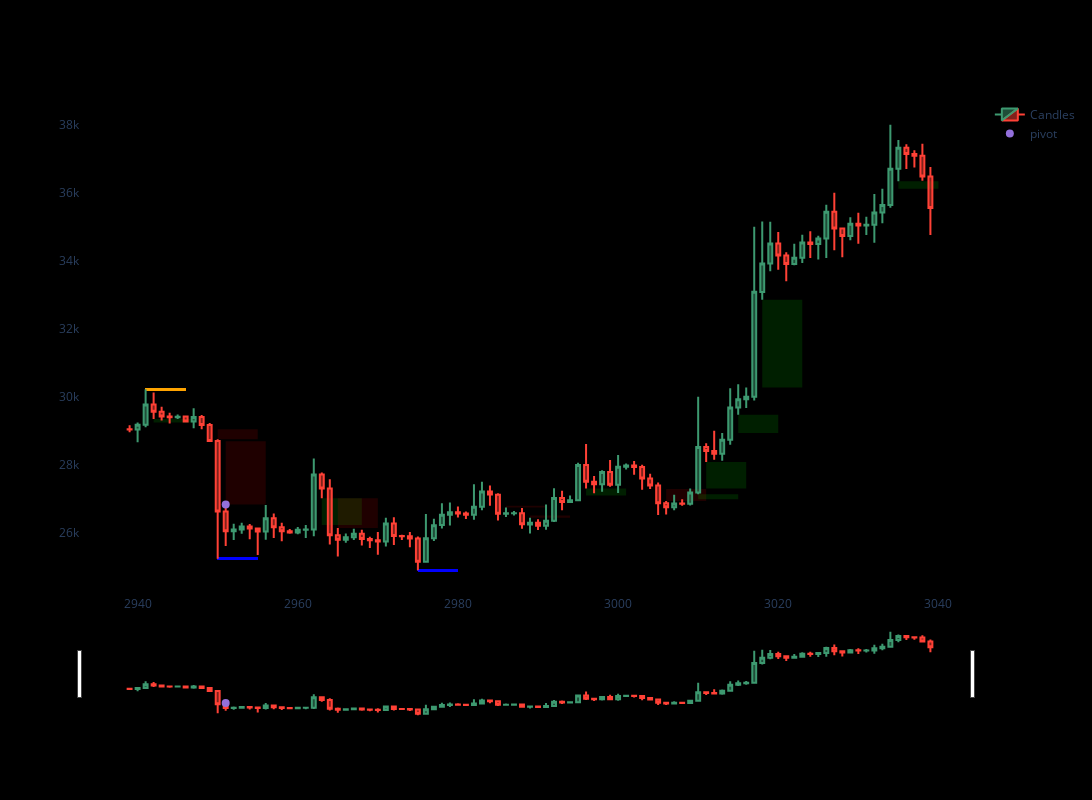

Notebook code cell kept with this figure:
### Markdown cell above
# Plot the Point position of the signal

### Code cell
def pointpos(x):
    if x['break_signal']==2:
        return x['Low']-1e-4
    elif x['break_signal']==1:
        return x['High']+1e-4
    else:
        return np.nan

btc['pointpos'] = btc.apply(lambda row: pointpos(row), axis=1)


strt = len(btc)-600
end = len(btc)-500
fig = plot_fvg_and_key_levels(btc, start_idx=strt, end_idx=end, extension=5)
fig.add_scatter(x=btc.index[strt:end], y=btc['pointpos'][strt:end], mode="markers",
                marker=dict(size=8, color="MediumPurple"),
                name="pivot")
fig.show()

### Figure 1 — Plotly figure (JSON) as saved in the notebook; plotly's stock layout.template omitted (floating-point values rounded to 4 significant figures)
{"data": [{"close": [29040.0, 29180.0, 29770.0, 29560.0, 29420.0, 29400.0, 29420.0, 29280.0, 29410.0, 29170.0, 28700.0, 26630.0, 26050.0, 26100.0, 26190.0, 26130.0, 26040.0, 26430.0, 26160.0, 26050.0, 26010.0, 26090.0, 26100.0, 27720.0, 27310.0, 25930.0, 25790.0, 25870.0, 25970.0, 25820.0, 25780.0, 25750.0, 26280.0, 25910.0, 25900.0, 25830.0, 25150.0, 25840.0, 26230.0, 26530.0, 26600.0, 26570.0, 26530.0, 26760.0, 27220.0, 27120.0, 26560.0, 26580.0, 26580.0, 26250.0, 26300.0, 26210.0, 26360.0, 27030.0, 26910.0, 26960.0, 28000.0, 27500.0, 27430.0, 27790.0, 27410.0, 27950.0, 27980.0, 27930.0, 27600.0, 27390.0, 26870.0, 26750.0, 26860.0, 26850.0, 27190.0, 28520.0, 28410.0, 28330.0, 28740.0, 29680.0, 29920.0, 30000.0, 33090.0, 33920.0, 34510.0, 34150.0, 33910.0, 34090.0, 34530.0, 34490.0, 34660.0, 35440.0, 34950.0, 34730.0, 35090.0, 35040.0, 35060.0, 35420.0, 35640.0, 36710.0, 37320.0, 37140.0, 37090.0, 36480.0, 35550.0], "high": [29160.0, 29250.0, 30220.0, 30130.0, 29710.0, 29530.0, 29480.0, 29450.0, 29670.0, 29460.0, 29230.0, 28750.0, 26830.0, 26270.0, 26300.0, 26260.0, 26140.0, 26820.0, 26570.0, 26290.0, 26120.0, 26170.0, 26230.0, 28180.0, 27780.0, 27580.0, 26140.0, 25980.0, 26120.0, 26090.0, 25880.0, 26030.0, 26440.0, 26460.0, 25940.0, 26020.0, 25890.0, 26560.0, 26410.0, 26870.0, 26890.0, 26780.0, 26630.0, 27430.0, 27500.0, 27390.0, 27160.0, 26740.0, 26640.0, 26730.0, 26440.0, 26400.0, 26830.0, 27310.0, 27240.0, 27100.0, 28060.0, 28610.0, 27670.0, 27840.0, 28140.0, 28290.0, 28040.0, 28110.0, 28000.0, 27740.0, 27480.0, 26940.0, 27120.0, 26990.0, 27300.0, 30000.0, 28640.0, 29000.0, 28940.0, 30250.0, 30370.0, 30280.0, 35000.0, 35160.0, 35140.0, 34840.0, 34250.0, 34500.0, 34760.0, 34870.0, 34730.0, 35650.0, 36000.0, 34950.0, 35280.0, 35410.0, 35290.0, 35960.0, 36110.0, 38000.0, 37550.0, 37420.0, 37250.0, 37440.0, 36760.0], "low": [28960.0, 28660.0, 29100.0, 29340.0, 29310.0, 29210.0, 29350.0, 29250.0, 29070.0, 29050.0, 28690.0, 25230.0, 25610.0, 25790.0, 25980.0, 25810.0, 25350.0, 25800.0, 25850.0, 25750.0, 25970.0, 25960.0, 25850.0, 25900.0, 27020.0, 25660.0, 25310.0, 25710.0, 25790.0, 25630.0, 25550.0, 25360.0, 25600.0, 25640.0, 25790.0, 25580.0, 24900.0, 25120.0, 25760.0, 26130.0, 26210.0, 26450.0, 26410.0, 26380.0, 26670.0, 26800.0, 26360.0, 26470.0, 26510.0, 26120.0, 25980.0, 26080.0, 26090.0, 26320.0, 26660.0, 26880.0, 26960.0, 27300.0, 27160.0, 27210.0, 27360.0, 27170.0, 27860.0, 27710.0, 27270.0, 27290.0, 26520.0, 26540.0, 26660.0, 26800.0, 26810.0, 27140.0, 28080.0, 28150.0, 28120.0, 28590.0, 29480.0, 29670.0, 29890.0, 32850.0, 33690.0, 33740.0, 33400.0, 33870.0, 33940.0, 34080.0, 34040.0, 34080.0, 34310.0, 34100.0, 34600.0, 34500.0, 34750.0, 34530.0, 35100.0, 35560.0, 36330.0, 36700.0, 36740.0, 36350.0, 34760.0], "name": "Candles", "open": [29050.0, 29040.0, 29180.0, 29770.0, 29560.0, 29420.0, 29400.0, 29420.0, 29280.0, 29410.0, 29170.0, 28700.0, 26630.0, 26050.0, 26100.0, 26190.0, 26130.0, 26040.0, 26430.0, 26160.0, 26050.0, 26010.0, 26090.0, 26100.0, 27720.0, 27310.0, 25930.0, 25800.0, 25870.0, 25970.0, 25820.0, 25780.0, 25750.0, 26280.0, 25910.0, 25900.0, 25830.0, 25150.0, 25840.0, 26230.0, 26530.0, 26600.0, 26570.0, 26530.0, 26760.0, 27220.0, 27120.0, 26560.0, 26580.0, 26580.0, 26250.0, 26300.0, 26210.0, 26360.0, 27030.0, 26910.0, 26960.0, 28000.0, 27500.0, 27430.0, 27790.0, 27410.0, 27950.0, 27980.0, 27930.0, 27600.0, 27390.0, 26870.0, 26750.0, 26860.0, 26850.0, 27190.0, 28520.0, 28410.0, 28330.0, 28730.0, 29680.0, 29930.0, 30000.0, 33080.0, 33920.0, 34500.0, 34150.0, 33910.0, 34090.0, 34530.0, 34490.0, 34660.0, 35440.0, 34950.0, 34730.0, 35090.0, 35040.0, 35060.0, 35420.0, 35640.0, 36700.0, 37320.0, 37140.0, 37090.0, 36480.0], "type": "candlestick", "x": [2939, 2940, 2941, 2942, 2943, 2944, 2945, 2946, 2947, 2948, 2949, 2950, 2951, 2952, 2953, 2954, 2955, 2956, 2957, 2958, 2959, 2960, 2961, 2962, 2963, 2964, 2965, 2966, 2967, 2968, 2969, 2970, 2971, 2972, 2973, 2974, 2975, 2976, 2977, 2978, 2979, 2980, 2981, 2982, 2983, 2984, 2985, 2986, 2987, 2988, 2989, 2990, 2991, 2992, 2993, 2994, 2995, 2996, 2997, 2998, 2999, 3000, 3001, 3002, 3003, 3004, 3005, 3006, 3007, 3008, 3009, 3010, 3011, 3012, 3013, 3014, 3015, 3016, 3017, 3018, 3019, 3020, 3021, 3022, 3023, 3024, 3025, 3026, 3027, 3028, 3029, 3030, 3031, 3032, 3033, 3034, 3035, 3036, 3037, 3038, 3039]}, {"marker": {"color": "MediumPurple", "size": 8}, "mode": "markers", "name": "pivot", "type": "scatter", "x": [2939, 2940, 2941, 2942, 2943, 2944, 2945, 2946, 2947, 2948, 2949, 2950, 2951, 2952, 2953, 2954, 2955, 2956, 2957, 2958, 2959, 2960, 2961, 2962, 2963, 2964, 2965, 2966, 2967, 2968, 2969, 2970, 2971, 2972, 2973, 2974, 2975, 2976, 2977, 2978, 2979, 2980, 2981, 2982, 2983, 2984, 2985, 2986, 2987, 2988, 2989, 2990, 2991, 2992, 2993, 2994, 2995, 2996, 2997, 2998, 2999, 3000, 3001, 3002, 3003, 3004, 3005, 3006, 3007, 3008, 3009, 3010, 3011, 3012, 3013, 3014, 3015, 3016, 3017, 3018, 3019, 3020, 3021, 3022, 3023, 3024, 3025, 3026, 3027, 3028, 3029, 3030, 3031, 3032, 3033, 3034, 3035, 3036, 3037, 3038], "y": [NaN, NaN, NaN, NaN, NaN, NaN, NaN, NaN, NaN, NaN, NaN, NaN, 26830.0, NaN, NaN, NaN, NaN, NaN, NaN, NaN, NaN, NaN, NaN, NaN, NaN, NaN, NaN, NaN, NaN, NaN, NaN, NaN, NaN, NaN, NaN, NaN, NaN, NaN, NaN, NaN, NaN, NaN, NaN, NaN, NaN, NaN, NaN, NaN, NaN, NaN, NaN, NaN, NaN, NaN, NaN, NaN, NaN, NaN, NaN, NaN, NaN, NaN, NaN, NaN, NaN, NaN, NaN, NaN, NaN, NaN, NaN, NaN, NaN, NaN, NaN, NaN, NaN, NaN, NaN, NaN, NaN, NaN, NaN, NaN, NaN, NaN, NaN, NaN, NaN, NaN, NaN, NaN, NaN, NaN, NaN, NaN, NaN, NaN, NaN, NaN]}], "layout": {"height": 800, "paper_bgcolor": "black", "plot_bgcolor": "black", "shapes": [{"fillcolor": "rgba(0, 255, 0, 0.3)", "layer": "below", "line": {"width": 0}, "opacity": 0.4, "type": "rect", "x0": 2942, "x1": 2947, "y0": 29246, "y1": 29340.0}, {"fillcolor": "rgba(255, 0, 0, 0.3)", "layer": "below", "line": {"width": 0}, "opacity": 0.4, "type": "rect", "x0": 2950, "x1": 2955, "y0": 29050.0, "y1": 28750.0}, {"fillcolor": "rgba(255, 0, 0, 0.3)", "layer": "below", "line": {"width": 0}, "opacity": 0.4, "type": "rect", "x0": 2951, "x1": 2956, "y0": 28690.0, "y1": 26830.0}, {"fillcolor": "rgba(0, 255, 0, 0.3)", "layer": "below", "line": {"width": 0}, "opacity": 0.4, "type": "rect", "x0": 2963, "x1": 2968, "y0": 26230.0, "y1": 27020.0}, {"fillcolor": "rgba(255, 0, 0, 0.3)", "layer": "below", "line": {"width": 0}, "opacity": 0.4, "type": "rect", "x0": 2965, "x1": 2970, "y0": 27020.0, "y1": 26140.0}, {"fillcolor": "rgba(255, 0, 0, 0.3)", "layer": "below", "line": {"width": 0}, "opacity": 0.4, "type": "rect", "x0": 2986, "x1": 2991, "y0": 26800.0, "y1": 26740.0}, {"fillcolor": "rgba(255, 0, 0, 0.3)", "layer": "below", "line": {"width": 0}, "opacity": 0.4, "type": "rect", "x0": 2989, "x1": 2994, "y0": 26513, "y1": 26440.0}, {"fillcolor": "rgba(0, 255, 0, 0.3)", "layer": "below", "line": {"width": 0}, "opacity": 0.4, "type": "rect", "x0": 2996, "x1": 3001, "y0": 27100.0, "y1": 27300.0}, {"fillcolor": "rgba(255, 0, 0, 0.3)", "layer": "below", "line": {"width": 0}, "opacity": 0.4, "type": "rect", "x0": 3006, "x1": 3011, "y0": 27290.0, "y1": 26940.0}, {"fillcolor": "rgba(0, 255, 0, 0.3)", "layer": "below", "line": {"width": 0}, "opacity": 0.4, "type": "rect", "x0": 3010, "x1": 3015, "y0": 26990.0, "y1": 27140.0}, {"fillcolor": "rgba(0, 255, 0, 0.3)", "layer": "below", "line": {"width": 0}, "opacity": 0.4, "type": "rect", "x0": 3011, "x1": 3016, "y0": 27300.0, "y1": 28080.0}, {"fillcolor": "rgba(0, 255, 0, 0.3)", "layer": "below", "line": {"width": 0}, "opacity": 0.4, "type": "rect", "x0": 3015, "x1": 3020, "y0": 28940.0, "y1": 29480.0}, {"fillcolor": "rgba(0, 255, 0, 0.3)", "layer": "below", "line": {"width": 0}, "opacity": 0.4, "type": "rect", "x0": 3018, "x1": 3023, "y0": 30275, "y1": 32850.0}, {"fillcolor": "rgba(0, 255, 0, 0.3)", "layer": "below", "line": {"width": 0}, "opacity": 0.4, "type": "rect", "x0": 3035, "x1": 3040, "y0": 36110.0, "y1": 36330.0}, {"layer": "below", "line": {"color": "orange", "width": 2}, "type": "line", "x0": 2941, "x1": 2946, "y0": 30222, "y1": 30222}, {"layer": "below", "line": {"color": "orange", "width": 2}, "type": "line", "x0": 2941, "x1": 2946, "y0": 30222, "y1": 30222}, {"layer": "below", "line": {"color": "orange", "width": 2}, "type": "line", "x0": 2941, "x1": 2946, "y0": 30222, "y1": 30222}, {"layer": "below", "line": {"color": "orange", "width": 2}, "type": "line", "x0": 2941, "x1": 2946, "y0": 30222, "y1": 30222}, {"layer": "below", "line": {"color": "orange", "width": 2}, "type": "line", "x0": 2941, "x1": 2946, "y0": 30222, "y1": 30222}, {"layer": "below", "line": {"color": "orange", "width": 2}, "type": "line", "x0": 2941, "x1": 2946, "y0": 30222, "y1": 30222}, {"layer": "below", "line": {"color": "orange", "width": 2}, "type": "line", "x0": 2941, "x1": 2946, "y0": 30222, "y1": 30222}, {"layer": "below", "line": {"color": "orange", "width": 2}, "type": "line", "x0": 2941, "x1": 2946, "y0": 30222, "y1": 30222}, {"layer": "below", "line": {"color": "orange", "width": 2}, "type": "line", "x0": 2941, "x1": 2946, "y0": 30222, "y1": 30222}, {"layer": "below", "line": {"color": "blue", "width": 2}, "type": "line", "x0": 2950, "x1": 2955, "y0": 25230.0, "y1": 25230.0}, {"layer": "below", "line": {"color": "orange", "width": 2}, "type": "line", "x0": 2941, "x1": 2946, "y0": 30222, "y1": 30222}, {"layer": "below", "line": {"color": "blue", "width": 2}, "type": "line", "x0": 2950, "x1": 2955, "y0": 25230.0, "y1": 25230.0}, {"layer": "below", "line": {"color": "orange", "width": 2}, "type": "line", "x0": 2941, "x1": 2946, "y0": 30222, "y1": 30222}, {"layer": "below", "line": {"color": "blue", "width": 2}, "type": "line", "x0": 2950, "x1": 2955, "y0": 25230.0, "y1": 25230.0}, {"layer": "below", "line": {"color": "orange", "width": 2}, "type": "line", "x0": 2941, "x1": 2946, "y0": 30222, "y1": 30222}, {"layer": "below", "line": {"color": "blue", "width": 2}, "type": "line", "x0": 2950, "x1": 2955, "y0": 25230.0, "y1": 25230.0}, {"layer": "below", "line": {"color": "orange", "width": 2}, "type": "line", "x0": 2941, "x1": 2946, "y0": 30222, "y1": 30222}, {"layer": "below", "line": {"color": "blue", "width": 2}, "type": "line", "x0": 2950, "x1": 2955, "y0": 25230.0, "y1": 25230.0}, {"layer": "below", "line": {"color": "orange", "width": 2}, "type": "line", "x0": 2941, "x1": 2946, "y0": 30222, "y1": 30222}, {"layer": "below", "line": {"color": "blue", "width": 2}, "type": "line", "x0": 2950, "x1": 2955, "y0": 25230.0, "y1": 25230.0}, {"layer": "below", "line": {"color": "orange", "width": 2}, "type": "line", "x0": 2941, "x1": 2946, "y0": 30222, "y1": 30222}, {"layer": "below", "line": {"color": "blue", "width": 2}, "type": "line", "x0": 2950, "x1": 2955, "y0": 25230.0, "y1": 25230.0}, {"layer": "below", "line": {"color": "orange", "width": 2}, "type": "line", "x0": 2941, "x1": 2946, "y0": 30222, "y1": 30222}, {"layer": "below", "line": {"color": "blue", "width": 2}, "type": "line", "x0": 2950, "x1": 2955, "y0": 25230.0, "y1": 25230.0}, {"layer": "below", "line": {"color": "orange", "width": 2}, "type": "line", "x0": 2941, "x1": 2946, "y0": 30222, "y1": 30222}, {"layer": "below", "line": {"color": "blue", "width": 2}, "type": "line", "x0": 2950, "x1": 2955, "y0": 25230.0, "y1": 25230.0}, {"layer": "below", "line": {"color": "orange", "width": 2}, "type": "line", "x0": 2941, "x1": 2946, "y0": 30222, "y1": 30222}, {"layer": "below", "line": {"color": "blue", "width": 2}, "type": "line", "x0": 2950, "x1": 2955, "y0": 25230.0, "y1": 25230.0}, {"layer": "below", "line": {"color": "orange", "width": 2}, "type": "line", "x0": 2941, "x1": 2946, "y0": 30222, "y1": 30222}, {"layer": "below", "line": {"color": "blue", "width": 2}, "type": "line", "x0": 2950, "x1": 2955, "y0": 25230.0, "y1": 25230.0}, {"layer": "below", "line": {"color": "orange", "width": 2}, "type": "line", "x0": 2941, "x1": 2946, "y0": 30222, "y1": 30222}, {"layer": "below", "line": {"color": "blue", "width": 2}, "type": "line", "x0": 2950, "x1": 2955, "y0": 25230.0, "y1": 25230.0}, {"layer": "below", "line": {"color": "orange", "width": 2}, "type": "line", "x0": 2941, "x1": 2946, "y0": 30222, "y1": 30222}, {"layer": "below", "line": {"color": "blue", "width": 2}, "type": "line", "x0": 2950, "x1": 2955, "y0": 25230.0, "y1": 25230.0}, {"layer": "below", "line": {"color": "orange", "width": 2}, "type": "line", "x0": 2941, "x1": 2946, "y0": 30222, "y1": 30222}, {"layer": "below", "line": {"color": "blue", "width": 2}, "type": "line", "x0": 2950, "x1": 2955, "y0": 25230.0, "y1": 25230.0}, {"layer": "below", "line": {"color": "orange", "width": 2}, "type": "line", "x0": 2941, "x1": 2946, "y0": 30222, "y1": 30222}, {"layer": "below", "line": {"color": "blue", "width": 2}, "type": "line", "x0": 2950, "x1": 2955, "y0": 25230.0, "y1": 25230.0}, {"layer": "below", "line": {"color": "orange", "width": 2}, "type": "line", "x0": 2941, "x1": 2946, "y0": 30222, "y1": 30222}, {"layer": "below", "line": {"color": "blue", "width": 2}, "type": "line", "x0": 2950, "x1": 2955, "y0": 25230.0, "y1": 25230.0}, {"layer": "below", "line": {"color": "orange", "width": 2}, "type": "line", "x0": 2941, "x1": 2946, "y0": 30222, "y1": 30222}, {"layer": "below", "line": {"color": "blue", "width": 2}, "type": "line", "x0": 2950, "x1": 2955, "y0": 25230.0, "y1": 25230.0}, {"layer": "below", "line": {"color": "orange", "width": 2}, "type": "line", "x0": 2941, "x1": 2946, "y0": 30222, "y1": 30222}, {"layer": "below", "line": {"color": "blue", "width": 2}, "type": "line", "x0": 2950, "x1": 2955, "y0": 25230.0, "y1": 25230.0}, {"layer": "below", "line": {"color": "orange", "width": 2}, "type": "line", "x0": 2941, "x1": 2946, "y0": 30222, "y1": 30222}, {"layer": "below", "line": {"color": "blue", "width": 2}, "type": "line", "x0": 2950, "x1": 2955, "y0": 25230.0, "y1": 25230.0}, {"layer": "below", "line": {"color": "orange", "width": 2}, "type": "line", "x0": 2941, "x1": 2946, "y0": 30222, "y1": 30222}, {"layer": "below", "line": {"color": "blue", "width": 2}, "type": "line", "x0": 2950, "x1": 2955, "y0": 25230.0, "y1": 25230.0}, {"layer": "below", "line": {"color": "orange", "width": 2}, "type": "line", "x0": 2941, "x1": 2946, "y0": 30222, "y1": 30222}, {"layer": "below", "line": {"color": "blue", "width": 2}, "type": "line", "x0": 2950, "x1": 2955, "y0": 25230.0, "y1": 25230.0}, {"layer": "below", "line": {"color": "orange", "width": 2}, "type": "line", "x0": 2941, "x1": 2946, "y0": 30222, "y1": 30222}, {"layer": "below", "line": {"color": "blue", "width": 2}, "type": "line", "x0": 2950, "x1": 2955, "y0": 25230.0, "y1": 25230.0}, {"layer": "below", "line": {"color": "orange", "width": 2}, "type": "line", "x0": 2941, "x1": 2946, "y0": 30222, "y1": 30222}, {"layer": "below", "line": {"color": "blue", "width": 2}, "type": "line", "x0": 2950, "x1": 2955, "y0": 25230.0, "y1": 25230.0}, {"layer": "below", "line": {"color": "orange", "width": 2}, "type": "line", "x0": 2941, "x1": 2946, "y0": 30222, "y1": 30222}, {"layer": "below", "line": {"color": "blue", "width": 2}, "type": "line", "x0": 2950, "x1": 2955, "y0": 25230.0, "y1": 25230.0}, {"layer": "below", "line": {"color": "orange", "width": 2}, "type": "line", "x0": 2941, "x1": 2946, "y0": 30222, "y1": 30222}, {"layer": "below", "line": {"color": "blue", "width": 2}, "type": "line", "x0": 2950, "x1": 2955, "y0": 25230.0, "y1": 25230.0}, {"layer": "below", "line": {"color": "orange", "width": 2}, "type": "line", "x0": 2941, "x1": 2946, "y0": 30222, "y1": 30222}, {"layer": "below", "line": {"color": "blue", "width": 2}, "type": "line", "x0": 2950, "x1": 2955, "y0": 25230.0, "y1": 25230.0}, {"layer": "below", "line": {"color": "blue", "width": 2}, "type": "line", "x0": 2975, "x1": 2980, "y0": 24900, "y1": 24900}, {"layer": "below", "line": {"color": "orange", "width": 2}, "type": "line", "x0": 2941, "x1": 2946, "y0": 30222, "y1": 30222}, {"layer": "below", "line": {"color": "blue", "width": 2}, "type": "line", "x0": 2950, "x1": 2955, "y0": 25230.0, "y1": 25230.0}, {"layer": "below", "line": {"color": "blue", "width": 2}, "type": "line", "x0": 2975, "x1": 2980, "y0": 24900, "y1": 24900}, {"layer": "below", "line": {"color": "blue", "width": 2}, "type": "line", "x0": 2950, "x1": 2955, "y0": 25230.0, "y1": 25230.0}, {"layer": "below", "line": {"color": "blue", "width": 2}, "type": "line", "x0": 2975, "x1": 2980, "y0": 24900, "y1": 24900}, {"layer": "below", "line": {"color": "blue", "width": 2}, "type": "line", "x0": 2950, "x1": 2955, "y0": 25230.0, "y1": 25230.0}, {"layer": "below", "line": {"color": "blue", "width": 2}, "type": "line", "x0": 2975, "x1": 2980, "y0": 24900, "y1": 24900}, {"layer": "below", "line": {"color": "blue", "width": 2}, "type": "line", "x0": 2950, "x1": 2955, "y0": 25230.0, "y1": 25230.0}, {"layer": "below", "line": {"color": "blue", "width": 2}, "type": "line", "x0": 2975, "x1": 2980, "y0": 24900, "y1": 24900}, {"layer": "below", "line": {"color": "blue", "width": 2}, "type": "line", "x0": 2950, "x1": 2955, "y0": 25230.0, "y1": 25230.0}, {"layer": "below", "line": {"color": "blue", "width": 2}, "type": "line", "x0": 2975, "x1": 2980, "y0": 24900, "y1": 24900}, {"layer": "below", "line": {"color": "blue", "width": 2}, "type": "line", "x0": 2950, "x1": 2955, "y0": 25230.0, "y1": 25230.0}, {"layer": "below", "line": {"color": "blue", "width": 2}, "type": "line", "x0": 2975, "x1": 2980, "y0": 24900, "y1": 24900}, {"layer": "below", "line": {"color": "blue", "width": 2}, "type": "line", "x0": 2950, "x1": 2955, "y0": 25230.0, "y1": 25230.0}, {"layer": "below", "line": {"color": "blue", "width": 2}, "type": "line", "x0": 2975, "x1": 2980, "y0": 24900, "y1": 24900}, {"layer": "below", "line": {"color": "blue", "width": 2}, "type": "line", "x0": 2950, "x1": 2955, "y0": 25230.0, "y1": 25230.0}, {"layer": "below", "line": {"color": "blue", "width": 2}, "type": "line", "x0": 2975, "x1": 2980, "y0": 24900, "y1": 24900}, {"layer": "below", "line": {"color": "blue", "width": 2}, "type": "line", "x0": 2950, "x1": 2955, "y0": 25230.0, "y1": 25230.0}, {"layer": "below", "line": {"color": "blue", "width": 2}, "type": "line", "x0": 2975, "x1": 2980, "y0": 24900, "y1": 24900}, {"layer": "below", "line": {"color": "blue", "width": 2}, "type": "line", "x0": 2975, "x1": 2980, "y0": 24900, "y1": 24900}, {"layer": "below", "line": {"color": "blue", "width": 2}, "type": "line", "x0": 2975, "x1": 2980, "y0": 24900, "y1": 24900}, {"layer": "below", "line": {"color": "blue", "width": 2}, "type": "line", "x0": 2975, "x1": 2980, "y0": 24900, "y1": 24900}, {"layer": "below", "line": {"color": "blue", "width": 2}, "type": "line", "x0": 2975, "x1": 2980, "y0": 24900, "y1": 24900}, {"layer": "below", "line": {"color": "blue", "width": 2}, "type": "line", "x0": 2975, "x1": 2980, "y0": 24900, "y1": 24900}, {"layer": "below", "line": {"color": "blue", "width": 2}, "type": "line", "x0": 2975, "x1": 2980, "y0": 24900, "y1": 24900}, {"layer": "below", "line": {"color": "blue", "width": 2}, "type": "line", "x0": 2975, "x1": 2980, "y0": 24900, "y1": 24900}, {"layer": "below", "line": {"color": "blue", "width": 2}, "type": "line", "x0": 2975, "x1": 2980, "y0": 24900, "y1": 24900}, {"layer": "below", "line": {"color": "blue", "width": 2}, "type": "line", "x0": 2975, "x1": 2980, "y0": 24900, "y1": 24900}, {"layer": "below", "line": {"color": "blue", "width": 2}, "type": "line", "x0": 2975, "x1": 2980, "y0": 24900, "y1": 24900}, {"layer": "below", "line": {"color": "blue", "width": 2}, "type": "line", "x0": 2975, "x1": 2980, "y0": 24900, "y1": 24900}, {"layer": "below", "line": {"color": "blue", "width": 2}, "type": "line", "x0": 2975, "x1": 2980, "y0": 24900, "y1": 24900}, {"layer": "below", "line": {"color": "blue", "width": 2}, "type": "line", "x0": 2975, "x1": 2980, "y0": 24900, "y1": 24900}, {"layer": "below", "line": {"color": "blue", "width": 2}, "type": "line", "x0": 2975, "x1": 2980, "y0": 24900, "y1": 24900}, {"layer": "below", "line": {"color": "blue", "width": 2}, "type": "line", "x0": 2975, "x1": 2980, "y0": 24900, "y1": 24900}, {"layer": "below", "line": {"color": "blue", "width": 2}, "type": "line", "x0": 2975, "x1": 2980, "y0": 24900, "y1": 24900}, {"layer": "below", "line": {"color": "blue", "width": 2}, "type": "line", "x0": 2975, "x1": 2980, "y0": 24900, "y1": 24900}, {"layer": "below", "line": {"color": "blue", "width": 2}, "type": "line", "x0": 2975, "x1": 2980, "y0": 24900, "y1": 24900}, {"layer": "below", "line": {"color": "blue", "width": 2}, "type": "line", "x0": 2975, "x1": 2980, "y0": 24900, "y1": 24900}, {"layer": "below", "line": {"color": "blue", "width": 2}, "type": "line", "x0": 2975, "x1": 2980, "y0": 24900, "y1": 24900}, {"layer": "below", "line": {"color": "blue", "width": 2}, "type": "line", "x0": 2975, "x1": 2980, "y0": 24900, "y1": 24900}, {"layer": "below", "line": {"color": "blue", "width": 2}, "type": "line", "x0": 2975, "x1": 2980, "y0": 24900, "y1": 24900}, {"layer": "below", "line": {"color": "blue", "width": 2}, "type": "line", "x0": 2975, "x1": 2980, "y0": 24900, "y1": 24900}, {"layer": "below", "line": {"color": "blue", "width": 2}, "type": "line", "x0": 2975, "x1": 2980, "y0": 24900, "y1": 24900}, {"layer": "below", "line": {"color": "blue", "width": 2}, "type": "line", "x0": 2975, "x1": 2980, "y0": 24900, "y1": 24900}], "width": 1200, "xaxis": {"showgrid": false}, "yaxis": {"showgrid": false}}}
